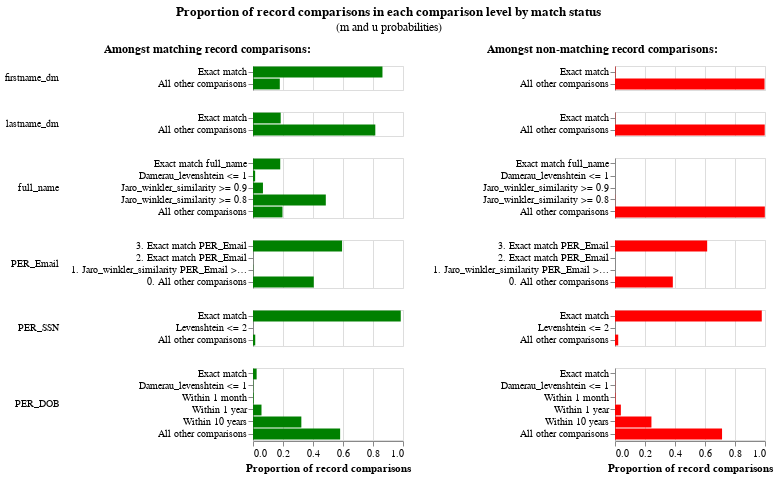

Notebook code for this chart:
### Code cell
linker.m_u_parameters_chart()

### Figure 1 — Vega-Lite specification as saved in the notebook (floating-point values rounded to 4 significant figures)
{"config": {"view": {"continuousWidth": 300, "continuousHeight": 300, "discreteHeight": 300, "discreteWidth": 400}, "header": {"title": null}, "title": {"anchor": "middle", "offset": 10}}, "hconcat": [{"mark": "bar", "encoding": {"color": {"value": "green"}, "row": {"field": "comparison_name", "header": {"labelAlign": "left", "labelAnchor": "middle", "labelAngle": 0}, "sort": {"field": "comparison_sort_order"}, "type": "nominal"}, "tooltip": [{"field": "m_probability_description", "title": "m probability description", "type": "nominal"}, {"field": "comparison_name", "title": "Comparison column name", "type": "nominal"}, {"field": "label_for_charts", "title": "Label", "type": "ordinal"}, {"field": "sql_condition", "title": "SQL condition", "type": "nominal"}, {"field": "m_probability", "format": ".4p", "title": "m probability", "type": "quantitative"}, {"field": "u_probability", "format": ".4p", "title": "u probability", "type": "quantitative"}, {"field": "bayes_factor", "format": ",.4f", "title": "Bayes factor = m/u", "type": "quantitative"}, {"field": "log2_bayes_factor", "format": ",.4f", "title": "Match weight = log2(m/u)", "type": "quantitative"}], "x": {"axis": {"title": "Proportion of record comparisons"}, "field": "m_probability", "type": "quantitative"}, "y": {"axis": {"title": null}, "field": "label_for_charts", "sort": {"field": "comparison_vector_value", "order": "descending"}, "type": "nominal"}}, "height": {"step": 12}, "resolve": {"scale": {"y": "independent"}}, "title": {"text": "Amongst matching record comparisons:", "fontSize": 12, "fontWeight": "bold"}, "transform": [{"filter": "(datum.bayes_factor != 'no-op filter due to vega lite issue 4680')"}], "width": 150}, {"mark": "bar", "encoding": {"color": {"value": "red"}, "row": {"field": "comparison_name", "header": {"labels": false}, "sort": {"field": "comparison_sort_order"}, "type": "nominal"}, "tooltip": [{"field": "u_probability_description", "title": "u probability description", "type": "nominal"}, {"field": "comparison_name", "title": "Comparison column name", "type": "nominal"}, {"field": "label_for_charts", "title": "Label", "type": "ordinal"}, {"field": "sql_condition", "title": "SQL condition", "type": "nominal"}, {"field": "m_probability", "format": ".4p", "title": "m probability", "type": "quantitative"}, {"field": "u_probability", "format": ".4p", "title": "u probability", "type": "quantitative"}, {"field": "bayes_factor", "format": ",.4f", "title": "Bayes factor = m/u", "type": "quantitative"}, {"field": "log2_bayes_factor", "format": ",.4f", "title": "Match weight = log2(m/u)", "type": "quantitative"}], "x": {"axis": {"title": "Proportion of record comparisons"}, "field": "u_probability", "type": "quantitative"}, "y": {"axis": {"title": null}, "field": "label_for_charts", "sort": {"field": "comparison_vector_value", "order": "descending"}, "type": "nominal"}}, "height": {"step": 12}, "resolve": {"scale": {"y": "independent"}}, "title": {"text": "Amongst non-matching record comparisons:", "fontSize": 12, "fontWeight": "bold"}, "transform": [{"filter": "(datum.bayes_factor != 'no-op filter2 due to vega lite issue 4680')"}], "width": 150}], "data": {"name": "data-3d47280e87cff26d4be48a9dbf3dcc70"}, "title": {"text": "Proportion of record comparisons in each comparison level by match status", "subtitle": "(m and u probabilities)"}, "$schema": "https://vega.github.io/schema/vega-lite/v5.9.3.json", "datasets": {"data-3d47280e87cff26d4be48a9dbf3dcc70": [{"comparison_name": "firstname_dm", "sql_condition": "\"firstname_dm_l\" = \"firstname_dm_r\"", "label_for_charts": "Exact match", "m_probability": 0.8631, "u_probability": 0.003001, "m_probability_description": "Amongst matching record comparisons, 86.31% of records are in the exact match comparison level", "u_probability_description": "Amongst non-matching record comparisons, 0.30% of records are in the exact match comparison level", "has_tf_adjustments": false, "tf_adjustment_column": null, "tf_adjustment_weight": 1.0, "is_null_level": false, "bayes_factor": 287.6, "log2_bayes_factor": 8.168, "comparison_vector_value": 1, "max_comparison_vector_value": 1, "bayes_factor_description": "If comparison level is `exact match` then comparison is 287.57 times more likely to be a match", "probability_two_random_records_match": 6.509e-05, "comparison_sort_order": 0}, {"comparison_name": "firstname_dm", "sql_condition": "ELSE", "label_for_charts": "All other comparisons", "m_probability": 0.1787, "u_probability": 0.997, "m_probability_description": "Amongst matching record comparisons, 17.87% of records are in the all other comparisons comparison level", "u_probability_description": "Amongst non-matching record comparisons, 99.70% of records are in the all other comparisons comparison level", "has_tf_adjustments": false, "tf_adjustment_column": null, "tf_adjustment_weight": 1.0, "is_null_level": false, "bayes_factor": 0.1792, "log2_bayes_factor": -2.48, "comparison_vector_value": 0, "max_comparison_vector_value": 1, "bayes_factor_description": "If comparison level is `all other comparisons` then comparison is  5.58 times less likely to be a match", "probability_two_random_records_match": 6.509e-05, "comparison_sort_order": 0}, {"comparison_name": "lastname_dm", "sql_condition": "\"lastname_dm_l\" = \"lastname_dm_r\"", "label_for_charts": "Exact match", "m_probability": 0.1846, "u_probability": 0.001842, "m_probability_description": "Amongst matching record comparisons, 18.46% of records are in the exact match comparison level", "u_probability_description": "Amongst non-matching record comparisons, 0.18% of records are in the exact match comparison level", "has_tf_adjustments": false, "tf_adjustment_column": null, "tf_adjustment_weight": 1.0, "is_null_level": false, "bayes_factor": 100.2, "log2_bayes_factor": 6.647, "comparison_vector_value": 1, "max_comparison_vector_value": 1, "bayes_factor_description": "If comparison level is `exact match` then comparison is 100.24 times more likely to be a match", "probability_two_random_records_match": 6.509e-05, "comparison_sort_order": 1}, {"comparison_name": "lastname_dm", "sql_condition": "ELSE", "label_for_charts": "All other comparisons", "m_probability": 0.8154, "u_probability": 0.9982, "m_probability_description": "Amongst matching record comparisons, 81.54% of records are in the all other comparisons comparison level", "u_probability_description": "Amongst non-matching record comparisons, 99.82% of records are in the all other comparisons comparison level", "has_tf_adjustments": false, "tf_adjustment_column": null, "tf_adjustment_weight": 1.0, "is_null_level": false, "bayes_factor": 0.8169, "log2_bayes_factor": -0.2918, "comparison_vector_value": 0, "max_comparison_vector_value": 1, "bayes_factor_description": "If comparison level is `all other comparisons` then comparison is  1.22 times less likely to be a match", "probability_two_random_records_match": 6.509e-05, "comparison_sort_order": 1}, {"comparison_name": "full_name", "sql_condition": "\"full_name_l\" = \"full_name_r\"", "label_for_charts": "Exact match full_name", "m_probability": 0.1815, "u_probability": 1.699e-06, "m_probability_description": "Amongst matching record comparisons, 18.15% of records are in the exact match full_name comparison level", "u_probability_description": "Amongst non-matching record comparisons, 0.00% of records are in the exact match full_name comparison level", "has_tf_adjustments": false, "tf_adjustment_column": null, "tf_adjustment_weight": 1.0, "is_null_level": false, "bayes_factor": 106800.0, "log2_bayes_factor": 16.7, "comparison_vector_value": 4, "max_comparison_vector_value": 4, "bayes_factor_description": "If comparison level is `exact match full_name` then comparison is 106,818.40 times more likely to be a match", "probability_two_random_records_match": 6.509e-05, "comparison_sort_order": 2}, {"comparison_name": "full_name", "sql_condition": "damerau_levenshtein(\"full_name_l\", \"full_name_r\") <= 1", "label_for_charts": "Damerau_levenshtein <= 1", "m_probability": 0.01431, "u_probability": 8.06e-07, "m_probability_description": "Amongst matching record comparisons, 1.43% of records are in the damerau_levenshtein <= 1 comparison level", "u_probability_description": "Amongst non-matching record comparisons, 0.00% of records are in the damerau_levenshtein <= 1 comparison level", "has_tf_adjustments": false, "tf_adjustment_column": null, "tf_adjustment_weight": 1.0, "is_null_level": false, "bayes_factor": 17750.0, "log2_bayes_factor": 14.12, "comparison_vector_value": 3, "max_comparison_vector_value": 4, "bayes_factor_description": "If comparison level is `damerau_levenshtein <= 1` then comparison is 17,752.30 times more likely to be a match", "probability_two_random_records_match": 6.509e-05, "comparison_sort_order": 2}, {"comparison_name": "full_name", "sql_condition": "jaro_winkler_similarity(\"full_name_l\", \"full_name_r\") >= 0.9", "label_for_charts": "Jaro_winkler_similarity >= 0.9", "m_probability": 0.0664, "u_probability": 5.816e-05, "m_probability_description": "Amongst matching record comparisons, 6.64% of records are in the jaro_winkler_similarity >= 0.9 comparison level", "u_probability_description": "Amongst non-matching record comparisons, 0.01% of records are in the jaro_winkler_similarity >= 0.9 comparison level", "has_tf_adjustments": false, "tf_adjustment_column": null, "tf_adjustment_weight": 1.0, "is_null_level": false, "bayes_factor": 1142.0, "log2_bayes_factor": 10.16, "comparison_vector_value": 2, "max_comparison_vector_value": 4, "bayes_factor_description": "If comparison level is `jaro_winkler_similarity >= 0.9` then comparison is 1,141.78 times more likely to be a match", "probability_two_random_records_match": 6.509e-05, "comparison_sort_order": 2}, {"comparison_name": "full_name", "sql_condition": "jaro_winkler_similarity(\"full_name_l\", \"full_name_r\") >= 0.8", "label_for_charts": "Jaro_winkler_similarity >= 0.8", "m_probability": 0.4854, "u_probability": 0.001091, "m_probability_description": "Amongst matching record comparisons, 48.54% of records are in the jaro_winkler_similarity >= 0.8 comparison level", "u_probability_description": "Amongst non-matching record comparisons, 0.11% of records are in the jaro_winkler_similarity >= 0.8 comparison level", "has_tf_adjustments": false, "tf_adjustment_column": null, "tf_adjustment_weight": 1.0, "is_null_level": false, "bayes_factor": 445.0, "log2_bayes_factor": 8.798, "comparison_vector_value": 1, "max_comparison_vector_value": 4, "bayes_factor_description": "If comparison level is `jaro_winkler_similarity >= 0.8` then comparison is 445.00 times more likely to be a match", "probability_two_random_records_match": 6.509e-05, "comparison_sort_order": 2}, {"comparison_name": "full_name", "sql_condition": "ELSE", "label_for_charts": "All other comparisons", "m_probability": 0.1966, "u_probability": 0.9988, "m_probability_description": "Amongst matching record comparisons, 19.66% of records are in the all other comparisons comparison level", "u_probability_description": "Amongst non-matching record comparisons, 99.88% of records are in the all other comparisons comparison level", "has_tf_adjustments": false, "tf_adjustment_column": null, "tf_adjustment_weight": 1.0, "is_null_level": false, "bayes_factor": 0.1968, "log2_bayes_factor": -2.345, "comparison_vector_value": 0, "max_comparison_vector_value": 4, "bayes_factor_description": "If comparison level is `all other comparisons` then comparison is  5.08 times less likely to be a match", "probability_two_random_records_match": 6.509e-05, "comparison_sort_order": 2}, {"comparison_name": "PER_Email", "sql_condition": "\"PER_Email_l\" = \"PER_Email_r\"", "label_for_charts": "3. Exact match PER_Email", "m_probability": 0.5938, "u_probability": 0.6144, "m_probability_description": "Amongst matching record comparisons, 59.38% of records are in the exact match per_email comparison level", "u_probability_description": "Amongst non-matching record comparisons, 61.44% of records are in the exact match per_email comparison level", "has_tf_adjustments": false, "tf_adjustment_column": null, "tf_adjustment_weight": 1.0, "is_null_level": false, "bayes_factor": 0.9664, "log2_bayes_factor": -0.04926, "comparison_vector_value": 3, "max_comparison_vector_value": 3, "bayes_factor_description": "If comparison level is `exact match per_email` then comparison is  1.03 times less likely to be a match", "probability_two_random_records_match": 6.509e-05, "comparison_sort_order": 3}, {"comparison_name": "PER_Email", "sql_condition": "\n        regexp_extract(\"PER_Email_l\", '^[^@]+')\n     = \n        regexp_extract(\"PER_Email_r\", '^[^@]+')\n    ", "label_for_charts": "2. Exact match PER_Email", "m_probability": 0.000174, "u_probability": 3.884e-07, "m_probability_description": "Amongst matching record comparisons, 0.02% of records are in the exact match per_email comparison level", "u_probability_description": "Amongst non-matching record comparisons, 0.00% of records are in the exact match per_email comparison level", "has_tf_adjustments": false, "tf_adjustment_column": null, "tf_adjustment_weight": 1.0, "is_null_level": false, "bayes_factor": 448.0, "log2_bayes_factor": 8.807, "comparison_vector_value": 2, "max_comparison_vector_value": 3, "bayes_factor_description": "If comparison level is `exact match per_email` then comparison is 447.99 times more likely to be a match", "probability_two_random_records_match": 6.509e-05, "comparison_sort_order": 3}, {"comparison_name": "PER_Email", "sql_condition": "jaro_winkler_similarity(\"PER_Email_l\", \"PER_Email_r\") >= 0.88", "label_for_charts": "1. Jaro_winkler_similarity PER_Email >= 0.88", "m_probability": 0.001605, "u_probability": 4.137e-06, "m_probability_description": "Amongst matching record comparisons, 0.16% of records are in the jaro_winkler_similarity per_email >= 0.88 comparison level", "u_probability_description": "Amongst non-matching record comparisons, 0.00% of records are in the jaro_winkler_similarity per_email >= 0.88 comparison level", "has_tf_adjustments": false, "tf_adjustment_column": null, "tf_adjustment_weight": 1.0, "is_null_level": false, "bayes_factor": 388.0, "log2_bayes_factor": 8.6, "comparison_vector_value": 1, "max_comparison_vector_value": 3, "bayes_factor_description": "If comparison level is `jaro_winkler_similarity per_email >= 0.88` then comparison is 387.95 times more likely to be a match", "probability_two_random_records_match": 6.509e-05, "comparison_sort_order": 3}, {"comparison_name": "PER_Email", "sql_condition": "ELSE", "label_for_charts": "0. All other comparisons", "m_probability": 0.4052, "u_probability": 0.3856, "m_probability_description": "Amongst matching record comparisons, 40.52% of records are in the all other comparisons comparison level", "u_probability_description": "Amongst non-matching record comparisons, 38.56% of records are in the all other comparisons comparison level", "has_tf_adjustments": false, "tf_adjustment_column": null, "tf_adjustment_weight": 1.0, "is_null_level": false, "bayes_factor": 1.051, "log2_bayes_factor": 0.07151, "comparison_vector_value": 0, "max_comparison_vector_value": 3, "bayes_factor_description": "If comparison level is `all other comparisons` then comparison is 1.05 times more likely to be a match", "probability_two_random_records_match": 6.509e-05, "comparison_sort_order": 3}, {"comparison_name": "PER_SSN", "sql_condition": "\"PER_SSN_l\" = \"PER_SSN_r\"", "label_for_charts": "Exact match", "m_probability": 0.9851, "u_probability": 0.9785, "m_probability_description": "Amongst matching record comparisons, 98.51% of records are in the exact match comparison level", "u_probability_description": "Amongst non-matching record comparisons, 97.85% of records are in the exact match comparison level", "has_tf_adjustments": false, "tf_adjustment_column": null, "tf_adjustment_weight": 1.0, "is_null_level": false, "bayes_factor": 1.007, "log2_bayes_factor": 0.00963, "comparison_vector_value": 2, "max_comparison_vector_value": 2, "bayes_factor_description": "If comparison level is `exact match` then comparison is 1.01 times more likely to be a match", "probability_two_random_records_match": 6.509e-05, "comparison_sort_order": 4}, {"comparison_name": "PER_SSN", "sql_condition": "levenshtein(\"PER_SSN_l\", \"PER_SSN_r\") <= 2", "label_for_charts": "Levenshtein <= 2", "m_probability": 4.946e-40, "u_probability": 9.71e-09, "m_probability_description": "Amongst matching record comparisons, 0.00% of records are in the levenshtein <= 2 comparison level", "u_probability_description": "Amongst non-matching record comparisons, 0.00% of records are in the levenshtein <= 2 comparison level", "has_tf_adjustments": false, "tf_adjustment_column": null, "tf_adjustment_weight": 1.0, "is_null_level": false, "bayes_factor": 5.093e-32, "log2_bayes_factor": -104.0, "comparison_vector_value": 1, "max_comparison_vector_value": 2, "bayes_factor_description": "If comparison level is `levenshtein <= 2` then comparison is  19,634,460,800,606,390,966,730,211,983,360.00 times less likely to be a match", "probability_two_random_records_match": 6.509e-05, "comparison_sort_order": 4}, {"comparison_name": "PER_SSN", "sql_condition": "ELSE", "label_for_charts": "All other comparisons", "m_probability": 0.01493, "u_probability": 0.02148, "m_probability_description": "Amongst matching record comparisons, 1.49% of records are in the all other comparisons comparison level", "u_probability_description": "Amongst non-matching record comparisons, 2.15% of records are in the all other comparisons comparison level", "has_tf_adjustments": false, "tf_adjustment_column": null, "tf_adjustment_weight": 1.0, "is_null_level": false, "bayes_factor": 0.695, "log2_bayes_factor": -0.525, "comparison_vector_value": 0, "max_comparison_vector_value": 2, "bayes_factor_description": "If comparison level is `all other comparisons` then comparison is  1.44 times less likely to be a match", "probability_two_random_records_match": 6.509e-05, "comparison_sort_order": 4}, {"comparison_name": "PER_DOB", "sql_condition": "\"PER_DOB_l\" = \"PER_DOB_r\"", "label_for_charts": "Exact match", "m_probability": 0.02425, "u_probability": 4.113e-05, "m_probability_description": "Amongst matching record comparisons, 2.43% of records are in the exact match comparison level", "u_probability_description": "Amongst non-matching record comparisons, 0.00% of records are in the exact match comparison level", "has_tf_adjustments": false, "tf_adjustment_column": null, "tf_adjustment_weight": 1.0, "is_null_level": false, "bayes_factor": 589.7, "log2_bayes_factor": 9.204, "comparison_vector_value": 5, "max_comparison_vector_value": 5, "bayes_factor_description": "If comparison level is `exact match` then comparison is 589.73 times more likely to be a match", "probability_two_random_records_match": 6.509e-05, "comparison_sort_order": 5}, {"comparison_name": "PER_DOB", "sql_condition": "damerau_levenshtein(\"PER_DOB_l\", \"PER_DOB_r\") <= 1", "label_for_charts": "Damerau_levenshtein <= 1", "m_probability": 0.002117, "u_probability": 0.001161, "m_probability_description": "Amongst matching record comparisons, 0.21% of records are in the damerau_levenshtein <= 1 comparison level", "u_probability_description": "Amongst non-matching record comparisons, 0.12% of records are in the damerau_levenshtein <= 1 comparison level", "has_tf_adjustments": false, "tf_adjustment_column": null, "tf_adjustment_weight": 1.0, "is_null_level": false, "bayes_factor": 1.823, "log2_bayes_factor": 0.8666, "comparison_vector_value": 4, "max_comparison_vector_value": 5, "bayes_factor_description": "If comparison level is `damerau_levenshtein <= 1` then comparison is 1.82 times more likely to be a match", "probability_two_random_records_match": 6.509e-05, "comparison_sort_order": 5}, {"comparison_name": "PER_DOB", "sql_condition": "\n            abs(date_diff('month', \"PER_DOB_l\",\n              \"PER_DOB_r\")) <= 1\n        ", "label_for_charts": "Within 1 month", "m_probability": 0.004343, "u_probability": 0.003069, "m_probability_description": "Amongst matching record comparisons, 0.43% of records are in the within 1 month comparison level", "u_probability_description": "Amongst non-matching record comparisons, 0.31% of records are in the within 1 month comparison level", "has_tf_adjustments": false, "tf_adjustment_column": null, "tf_adjustment_weight": 1.0, "is_null_level": false, "bayes_factor": 1.415, "log2_bayes_factor": 0.5007, "comparison_vector_value": 3, "max_comparison_vector_value": 5, "bayes_factor_description": "If comparison level is `within 1 month` then comparison is 1.41 times more likely to be a match", "probability_two_random_records_match": 6.509e-05, "comparison_sort_order": 5}, {"comparison_name": "PER_DOB", "sql_condition": "\n            abs(date_diff('year', \"PER_DOB_l\",\n              \"PER_DOB_r\")) <= 1\n        ", "label_for_charts": "Within 1 year", "m_probability": 0.05664, "u_probability": 0.03912, "m_probability_description": "Amongst matching record comparisons, 5.66% of records are in the within 1 year comparison level", "u_probability_description": "Amongst non-matching record comparisons, 3.91% of records are in the within 1 year comparison level", "has_tf_adjustments": false, "tf_adjustment_column": null, "tf_adjustment_weight": 1.0, "is_null_level": false, "bayes_factor": 1.448, "log2_bayes_factor": 0.5341, "comparison_vector_value": 2, "max_comparison_vector_value": 5, "bayes_factor_description": "If comparison level is `within 1 year` then comparison is 1.45 times more likely to be a match", "probability_two_random_records_match": 6.509e-05, "comparison_sort_order": 5}, {"comparison_name": "PER_DOB", "sql_condition": "\n            abs(date_diff('year', \"PER_DOB_l\",\n              \"PER_DOB_r\")) <= 10\n        ", "label_for_charts": "Within 10 years", "m_probability": 0.3223, "u_probability": 0.2429, "m_probability_description": "Amongst matching record comparisons, 32.23% of records are in the within 10 years comparison level", "u_probability_description": "Amongst non-matching record comparisons, 24.29% of records are in the within 10 years comparison level", "has_tf_adjustments": false, "tf_adjustment_column": null, "tf_adjustment_weight": 1.0, "is_null_level": false, "bayes_factor": 1.327, "log2_bayes_factor": 0.408, "comparison_vector_value": 1, "max_comparison_vector_value": 5, "bayes_factor_description": "If comparison level is `within 10 years` then comparison is 1.33 times more likely to be a match", "probability_two_random_records_match": 6.509e-05, "comparison_sort_order": 5}, {"comparison_name": "PER_DOB", "sql_condition": "ELSE", "label_for_charts": "All other comparisons", "m_probability": 0.5808, "u_probability": 0.7137, "m_probability_description": "Amongst matching record comparisons, 58.08% of records are in the all other comparisons comparison level", "u_probability_description": "Amongst non-matching record comparisons, 71.37% of records are in the all other comparisons comparison level", "has_tf_adjustments": false, "tf_adjustment_column": null, "tf_adjustment_weight": 1.0, "is_null_level": false, "bayes_factor": 0.8138, "log2_bayes_factor": -0.2972, "comparison_vector_value": 0, "max_comparison_vector_value": 5, "bayes_factor_description": "If comparison level is `all other comparisons` then comparison is  1.23 times less likely to be a match", "probability_two_random_records_match": 6.509e-05, "comparison_sort_order": 5}]}}
